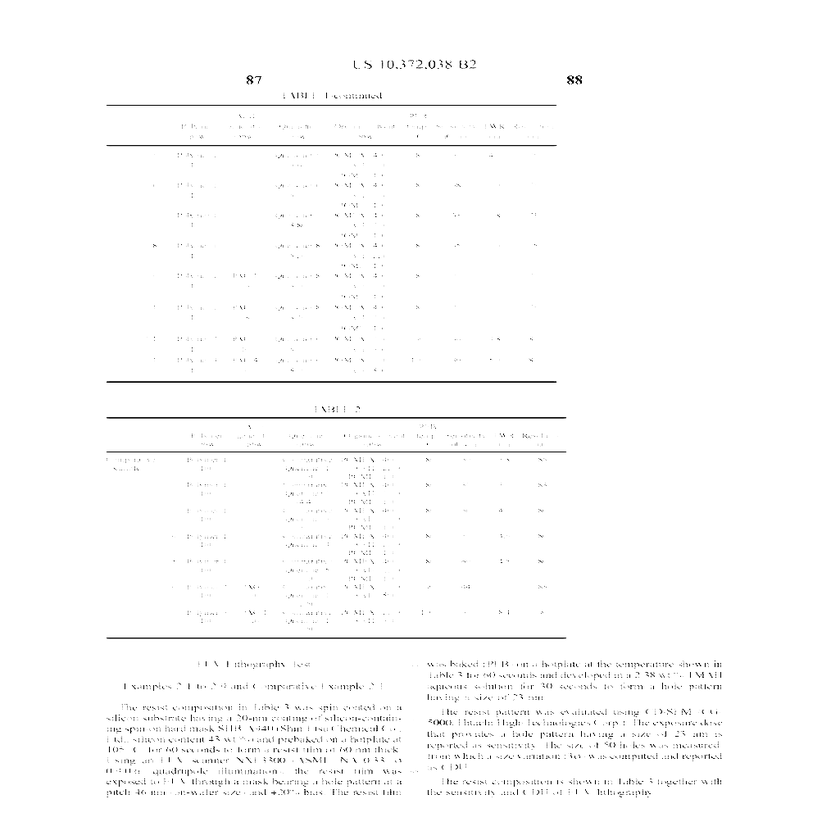
#> input picture Day 15/output/enhanced_doc_1.png, 840 x 840 px, shrunk from 1025 x 1025 before the run, given as the content of the folder /kaggle/input/datasets/sp23bse071/document/PNG, which was not available
$ jupyter execute --allow-errors 'Document Image Enhancement Tool.ipynb'
#> lines starting #> are read from the running program, lines starting #| are printed output that depends on the picture; after the words box and inside, x2 and y2 are one past the last pixel; in counts of white or black regions, pixels touching at a corner belong together; pictures that were not available may be replaced by others from this repository, and a replacement may not be noted
[cell 1]
import cv2
import numpy as np
import matplotlib.pyplot as plt
import os
import glob

[cell 2]
os.makedirs("/kaggle/working/output", exist_ok=True)
os.makedirs("/kaggle/working/comparison", exist_ok=True)

print("Output folders created successfully.")

[cell 3]
dataset_path = "/kaggle/input/datasets/sp23bse071/document/PNG"

image_paths = sorted(glob.glob(os.path.join(dataset_path, "*.png")))

print(f"Total Images Found: {len(image_paths)}")

[cell 4]
for i, path in enumerate(image_paths[:10]):
    print(f"{i+1}. {path}")

[cell 5]
image = cv2.imread(image_paths[0])
#> image is the input picture: shape (840, 840, 3); min 0, max 255, mean 251.7

image_rgb = cv2.cvtColor(image, cv2.COLOR_BGR2RGB)

plt.figure(figsize=(8,8))
plt.imshow(image_rgb)
plt.title("Sample Document")
plt.axis("off")
plt.show()

[cell 6]
# Select first 10 images
selected_images = image_paths[:10]

print("Selected Images:")

for i, path in enumerate(selected_images):
    print(f"{i+1}. {os.path.basename(path)}")

[cell 7]
plt.figure(figsize=(15, 12))

for i, path in enumerate(selected_images):
    image = cv2.imread(path)
    image = cv2.cvtColor(image, cv2.COLOR_BGR2RGB)

    plt.subplot(2, 5, i + 1)
    plt.imshow(image)
    plt.title(f"Doc {i+1}")
    plt.axis("off")

plt.tight_layout()
plt.show()

[cell 8]
# Create folder for tilted images
os.makedirs("/kaggle/working/tilted", exist_ok=True)

# Use images 6 to 10
tilted_images = selected_images[5:]

for i, path in enumerate(tilted_images):

    image = cv2.imread(path)

    h, w = image.shape[:2]

    # Original corner points
    src = np.float32([
        [0, 0],
        [w-1, 0],
        [w-1, h-1],
        [0, h-1]
    ])

    # New corner points (simulate camera tilt)
    dst = np.float32([
        [80, 120],
        [w-120, 40],
        [w-50, h-80],
        [120, h-20]
    ])

    # Perspective transformation matrix
    matrix = cv2.getPerspectiveTransform(src, dst)

    # Apply transformation
    tilted = cv2.warpPerspective(image, matrix, (w, h))

    # Save tilted image
    cv2.imwrite(f"/kaggle/working/tilted/tilted_{i+1}.png", tilted)

print("5 tilted images created successfully!")

[cell 9]
tilted_paths = sorted(glob.glob("/kaggle/working/tilted/*.png"))

plt.figure(figsize=(15, 8))

for i, path in enumerate(tilted_paths):

    image = cv2.imread(path)
    image = cv2.cvtColor(image, cv2.COLOR_BGR2RGB)

    plt.subplot(1, 5, i + 1)
    plt.imshow(image)
    plt.title(f"Tilted {i+1}")
    plt.axis("off")

plt.tight_layout()
plt.show()

[cell 10]
# Read one tilted image
image = cv2.imread(tilted_paths[0])

original = image.copy()

# Convert to grayscale
gray = cv2.cvtColor(image, cv2.COLOR_BGR2GRAY)

# Reduce noise
blur = cv2.GaussianBlur(gray, (5, 5), 0)

# Detect edges
edges = cv2.Canny(blur, 75, 200)
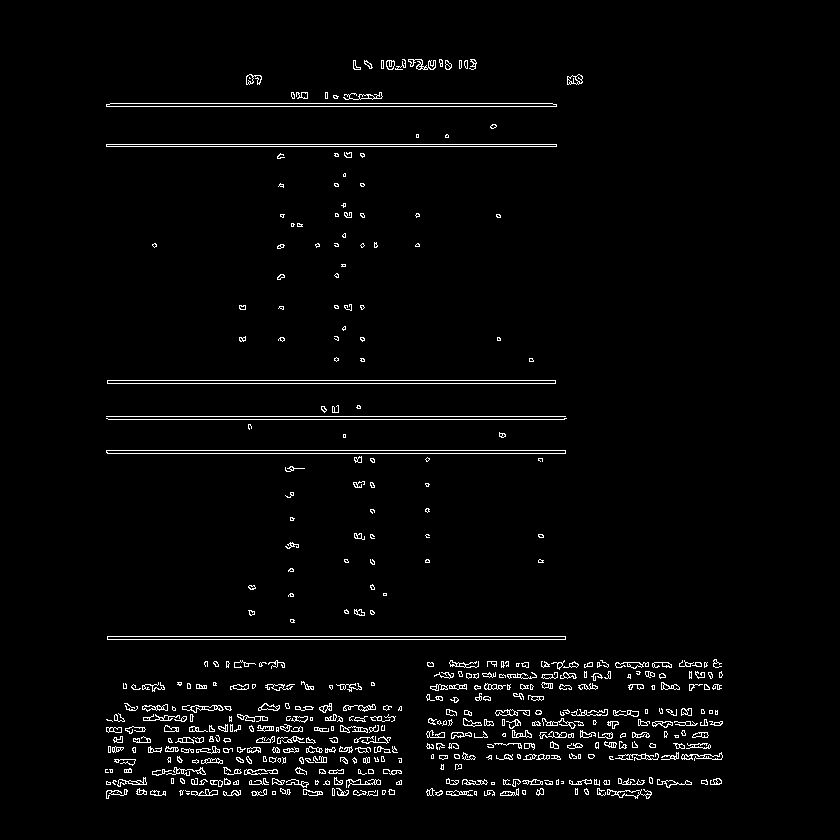
#> edges: shape (840, 840); 2.7% white in thin lines or dots, all inside (x1, y1, x2, y2) = (105, 59, 723, 799)

# Display each step
plt.figure(figsize=(15,5))

plt.subplot(1,3,1)
plt.imshow(cv2.cvtColor(original, cv2.COLOR_BGR2RGB))
plt.title("Original")
plt.axis("off")

plt.subplot(1,3,2)
plt.imshow(gray, cmap="gray")
plt.title("Grayscale")
plt.axis("off")

plt.subplot(1,3,3)
plt.imshow(edges, cmap="gray")
plt.title("Canny Edges")
plt.axis("off")

plt.show()
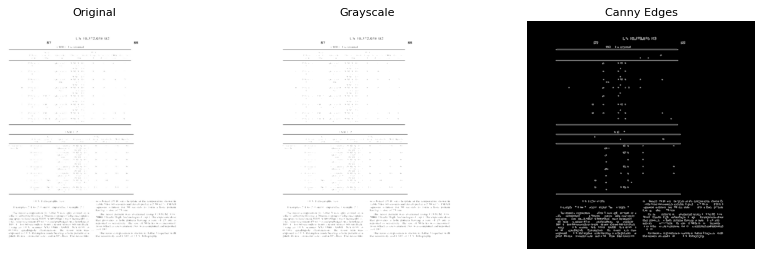
#> figure drawn by matplotlib, 3 panels

[cell 11]
# Find contours
contours, _ = cv2.findContours(edges.copy(),
                               cv2.RETR_LIST,
                               cv2.CHAIN_APPROX_SIMPLE)
#> contours = 1046 contours, 770 with area under 20; largest, box (x1, y1, x2, y2) and area: (106, 450, 566, 454) 1376, (107, 636, 566, 640) 1374, (106, 450, 566, 454) 1374, (107, 636, 566, 640) 1372, (107, 380, 556, 384) 1344

# Sort contours by area
contours = sorted(contours, key=cv2.contourArea, reverse=True)

document_contour = None

# Find the first contour with four corners
for contour in contours:

    perimeter = cv2.arcLength(contour, True)

    approx = cv2.approxPolyDP(contour,
                              0.02 * perimeter,
                              True)

    if len(approx) == 4:
        document_contour = approx
        break
#> this loop made 374 passes
#> (perimeter, document_contour) on pass 374: (20, [[381, 60], [381, 68], [383, 68], [383, 60]])

# Draw contour
output = original.copy()

cv2.drawContours(output,
                 [document_contour],
                 -1,
                 (0,255,0),
                 5)
#> output: shape (840, 840, 3); 0.02% of pixels changed, all inside (x1, y1, x2, y2) = (378, 57, 387, 72)

plt.figure(figsize=(8,8))
plt.imshow(cv2.cvtColor(output, cv2.COLOR_BGR2RGB))
plt.title("Detected Document")
plt.axis("off")
plt.show()

[cell 12]
def order_points(points):
    """
    Order points as:
    Top-Left, Top-Right, Bottom-Right, Bottom-Left
    """

    points = points.reshape(4, 2)
#> points = [[381, 60], [381, 68], [383, 68], [383, 60]]

    rect = np.zeros((4, 2), dtype="float32")

    s = points.sum(axis=1)
#> s = [441, 449, 451, 443]
    rect[0] = points[np.argmin(s)]   # Top Left
    rect[2] = points[np.argmax(s)]   # Bottom Right

    diff = np.diff(points, axis=1)
#> diff = [-321, -313, -315, -323]
    rect[1] = points[np.argmin(diff)]  # Top Right
    rect[3] = points[np.argmax(diff)]  # Bottom Left

    return rect

[cell 13]
# Order the detected corners
rect = order_points(document_contour)
#> rect = [[381, 60], [383, 60], [383, 68], [381, 68]]

(tl, tr, br, bl) = rect
#> tl = [381, 60]; tr = [383, 60]; br = [383, 68]; bl = [381, 68]

# Compute width
widthA = np.linalg.norm(br - bl)
#> widthA = 2
widthB = np.linalg.norm(tr - tl)
#> widthB = 2

maxWidth = int(max(widthA, widthB))
#> maxWidth = 2

# Compute height
heightA = np.linalg.norm(tr - br)
#> heightA = 8
heightB = np.linalg.norm(tl - bl)
#> heightB = 8

maxHeight = int(max(heightA, heightB))
#> maxHeight = 8

# Destination points
destination = np.array([
    [0, 0],
    [maxWidth - 1, 0],
    [maxWidth - 1, maxHeight - 1],
    [0, maxHeight - 1]
], dtype="float32")
#> destination = [[0, 0], [1, 0], [1, 7], [0, 7]]

# Perspective matrix
matrix = cv2.getPerspectiveTransform(rect, destination)
#> matrix = [[0.5, 9.59e-18, -190.5], [1.19e-15, 0.875, -52.5], [1.19e-17, 1.39e-17, 1]]

# Warp image
warped = cv2.warpPerspective(original,
                             matrix,
                             (maxWidth, maxHeight))

[cell 14]
plt.figure(figsize=(12,6))

plt.subplot(1,2,1)
plt.imshow(cv2.cvtColor(original, cv2.COLOR_BGR2RGB))
plt.title("Tilted Document")
plt.axis("off")

plt.subplot(1,2,2)
plt.imshow(cv2.cvtColor(warped, cv2.COLOR_BGR2RGB))
plt.title("Perspective Corrected")
plt.axis("off")

plt.tight_layout()
plt.show()
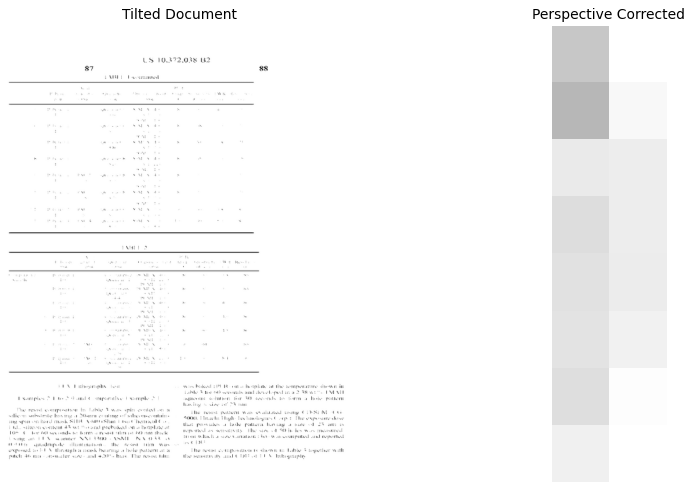
#> figure drawn by matplotlib, 2 panels

[cell 15]
def enhance_document(image):

    # Convert to grayscale
    gray = cv2.cvtColor(image, cv2.COLOR_BGR2GRAY)
#> gray = [[199, 255], [183, 248], [234, 237], [221, 237], [225, 236], [227, 241], [222, 253], [240, 255]]

    # Reduce noise
    denoised = cv2.bilateralFilter(gray, 9, 75, 75)
#> denoised = [[225, 230], [223, 229], [229, 229], [229, 232], [232, 234], [235, 236], [236, 236], [237, 237]]

    # Increase brightness and contrast
    enhanced = cv2.convertScaleAbs(
        denoised,
        alpha=1.4,   # Contrast
        beta=20       # Brightness
    )
#> enhanced = [[255, 255], [255, 255], [255, 255], [255, 255], [255, 255], [255, 255], [255, 255], [255, 255]]

    # Sharpen
    kernel = np.array([
        [0,-1,0],
        [-1,5,-1],
        [0,-1,0]
    ])

    sharpened = cv2.filter2D(enhanced, -1, kernel)
#> sharpened has the same summary as enhanced

    return sharpened

[cell 16]
enhanced = enhance_document(warped)

plt.figure(figsize=(15,5))

plt.subplot(1,3,1)
plt.imshow(cv2.cvtColor(original, cv2.COLOR_BGR2RGB))
plt.title("Original")
plt.axis("off")

plt.subplot(1,3,2)
plt.imshow(cv2.cvtColor(warped, cv2.COLOR_BGR2RGB))
plt.title("Perspective Corrected")
plt.axis("off")

plt.subplot(1,3,3)
plt.imshow(enhanced, cmap="gray")
plt.title("Enhanced")
plt.axis("off")

plt.tight_layout()
plt.show()
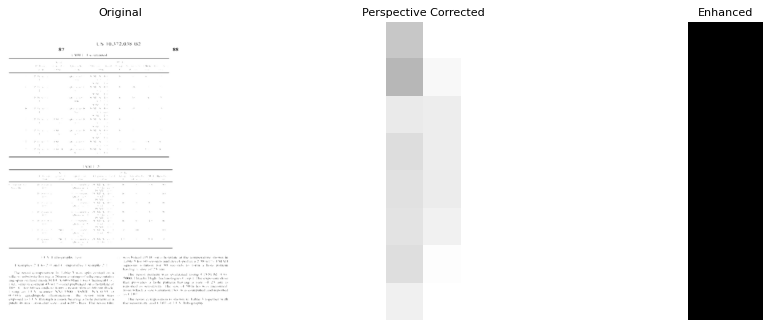
#> figure drawn by matplotlib, 3 panels

[cell 17]
for index, path in enumerate(selected_images):

    image = cv2.imread(path)
    original = image.copy()

    # ----------------------------------------------------
    # Images 1-5: Already straight
    # ----------------------------------------------------
    if index < 5:

        enhanced = enhance_document(image)
#> in enhance_document (call 2), `enhanced = cv2.convertScaleAbs( denoised, alpha=1.4,`:
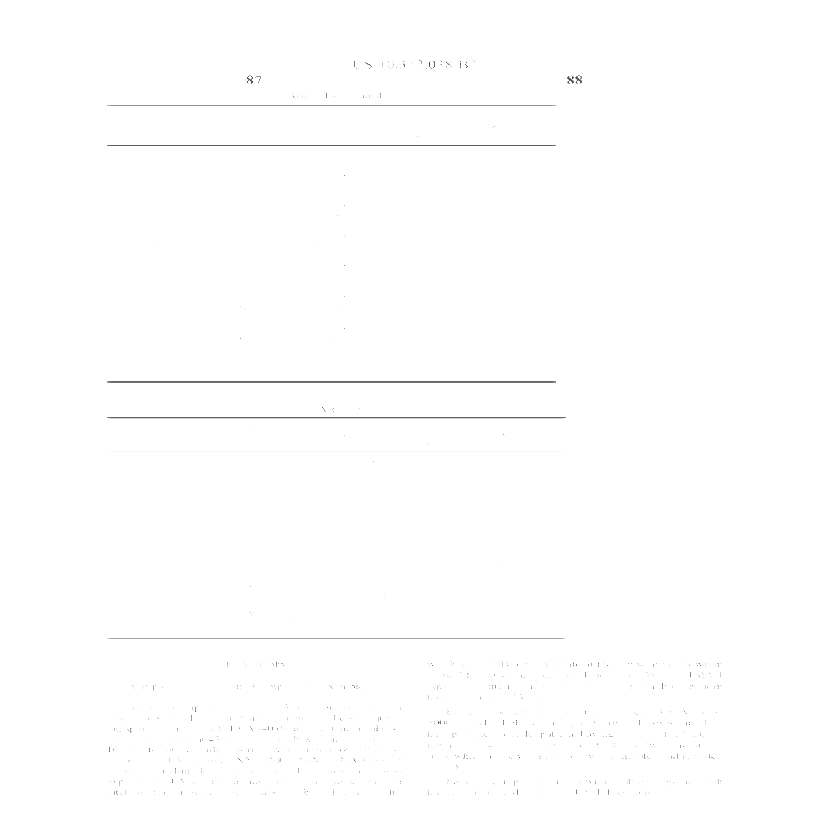
#> enhanced: shape (840, 840); min 66, max 255, mean 254.3

        cv2.imwrite(
            f"/kaggle/working/output/enhanced_doc_{index+1}.png",
            enhanced
        )

        plt.figure(figsize=(15,5))

        plt.subplot(1,2,1)
        plt.imshow(cv2.cvtColor(original, cv2.COLOR_BGR2RGB))
        plt.title("Original")

        plt.axis("off")

        plt.subplot(1,2,2)
        plt.imshow(enhanced, cmap="gray")
        plt.title("Enhanced")

        plt.axis("off")

        plt.tight_layout()

        plt.savefig(
            f"/kaggle/working/comparison/comparison_{index+1}.png"
        )

        plt.close()

    # ----------------------------------------------------
    # Images 6-10: Tilt + Correct + Enhance
    # ----------------------------------------------------
    else:

        h, w = image.shape[:2]

        src = np.float32([
            [0,0],
            [w-1,0],
            [w-1,h-1],
            [0,h-1]
        ])

        dst = np.float32([
            [80,120],
            [w-120,40],
            [w-50,h-80],
            [120,h-20]
        ])

        M = cv2.getPerspectiveTransform(src,dst)

        tilted = cv2.warpPerspective(image,M,(w,h))

        gray = cv2.cvtColor(tilted,cv2.COLOR_BGR2GRAY)
        blur = cv2.GaussianBlur(gray,(5,5),0)
        edges = cv2.Canny(blur,75,200)

        contours,_ = cv2.findContours(
            edges,
            cv2.RETR_LIST,
            cv2.CHAIN_APPROX_SIMPLE
        )

        contours = sorted(
            contours,
            key=cv2.contourArea,
            reverse=True
        )

        document = None

        for contour in contours:

            peri = cv2.arcLength(contour,True)

            approx = cv2.approxPolyDP(
                contour,
                0.02*peri,
                True
            )

            if len(approx)==4:
                document = approx
                break

        if document is None:
            print(f"Skipping {index+1}")
            continue

        rect = order_points(document)

        (tl,tr,br,bl)=rect

        widthA=np.linalg.norm(br-bl)
        widthB=np.linalg.norm(tr-tl)

        maxWidth=int(max(widthA,widthB))

        heightA=np.linalg.norm(tr-br)
        heightB=np.linalg.norm(tl-bl)

        maxHeight=int(max(heightA,heightB))

        destination=np.array([
            [0,0],
            [maxWidth-1,0],
            [maxWidth-1,maxHeight-1],
            [0,maxHeight-1]
        ],dtype="float32")

        matrix=cv2.getPerspectiveTransform(rect,destination)

        corrected=cv2.warpPerspective(
            tilted,
            matrix,
            (maxWidth,maxHeight)
        )

        enhanced=enhance_document(corrected)

        cv2.imwrite(
            f"/kaggle/working/output/enhanced_doc_{index+1}.png",
            enhanced
        )

        plt.figure(figsize=(15,5))

        plt.subplot(1,3,1)
        plt.imshow(cv2.cvtColor(tilted,cv2.COLOR_BGR2RGB))
        plt.title("Tilted")

        plt.axis("off")

        plt.subplot(1,3,2)
        plt.imshow(cv2.cvtColor(corrected,cv2.COLOR_BGR2RGB))
        plt.title("Corrected")

        plt.axis("off")

        plt.subplot(1,3,3)
        plt.imshow(enhanced,cmap="gray")
        plt.title("Enhanced")

        plt.axis("off")

        plt.tight_layout()

        plt.savefig(
            f"/kaggle/working/comparison/comparison_{index+1}.png"
        )

        plt.close()

print("Project Completed Successfully!")

$ run again, on Day 15/output/enhanced_doc_4.png
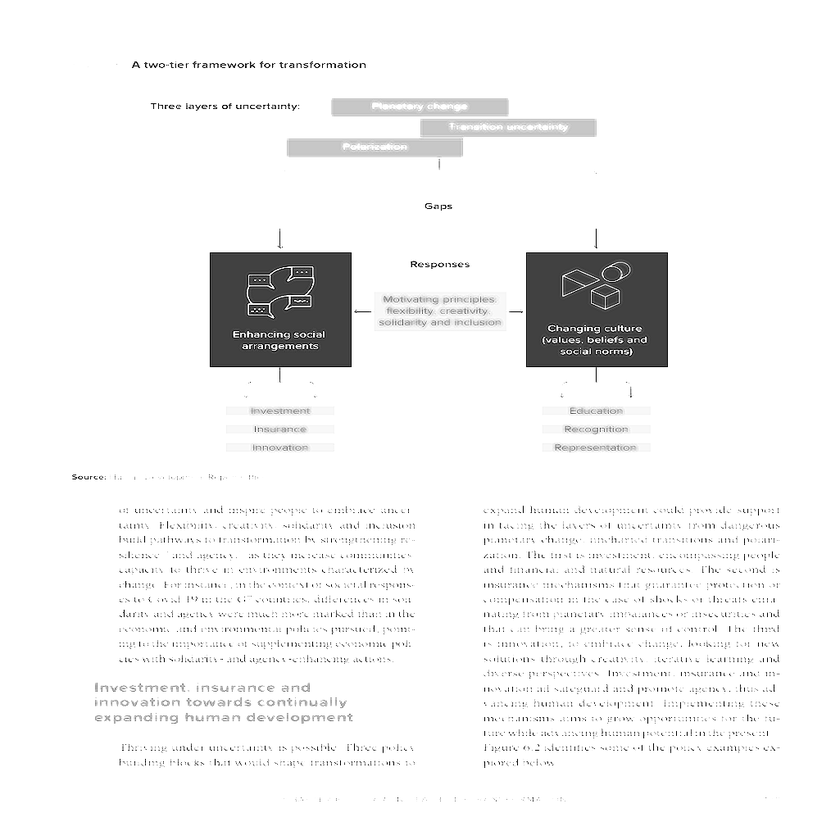
#> input picture Day 15/output/enhanced_doc_4.png, 840 x 840 px, shrunk from 1025 x 1025 before the run, given as the content of the folder /kaggle/input/datasets/sp23bse071/document/PNG, which was not available
#> image is the input picture: shape (840, 840, 3); min 0, max 255, mean 242.8
#> `edges = cv2.Canny(blur, 75, 200)`:
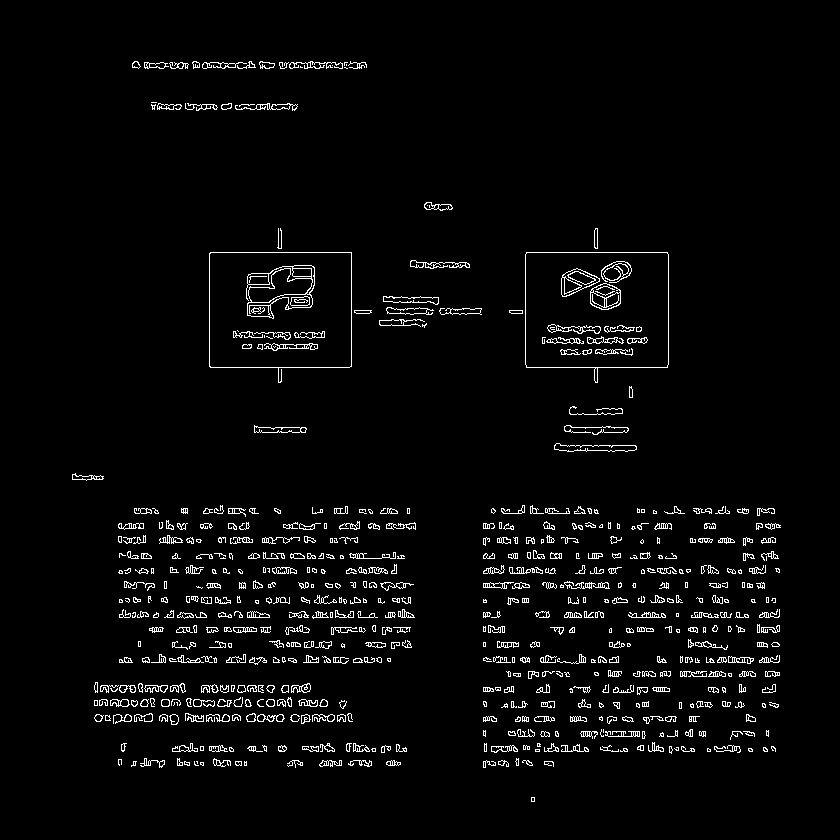
#> edges: shape (840, 840); 3.4% white in thin lines or dots, all inside (x1, y1, x2, y2) = (72, 61, 781, 802)
#> contours = 1496 contours, 1010 with area under 20; largest, box (x1, y1, x2, y2) and area: (525, 252, 669, 383) 16480, (525, 252, 669, 368) 16435, (209, 252, 352, 383) 16330, (209, 252, 352, 368) 16324, (246, 265, 315, 319) 2344
#> the loop `for contour in contours: ` made 2 passes
#> (perimeter, document_contour) on pass 2: (511.3, [[525, 254], [666, 252], [667, 366], [527, 367]])
#> output: shape (840, 840, 3); 0.5% of pixels changed, all inside (x1, y1, x2, y2) = (522, 249, 671, 371)
#> points = [[525, 254], [666, 252], [667, 366], [527, 367]]
#> s = [779, 918, 1033, 894]
#> diff = [-271, -414, -301, -160]
#> rect = [[525, 254], [666, 252], [667, 366], [527, 367]]
#> tl = [525, 254]; tr = [666, 252]; br = [667, 366]; bl = [527, 367]
#> widthA = 140
#> widthB = 141
#> heightA = 114
#> heightB = 113
#> maxHeight = 114
#> destination = [[0, 0], [140, 0], [140, 113], [0, 113]]
#> matrix = [[1.02, -0.018, -529.6], [0.0143, 1.01, -263.7], [6.24e-05, -6.54e-05, 1]]
#> denoised: shape (840, 840)
#> in enhance_document (call 2), `enhanced = cv2.convertScaleAbs( denoised, alpha=1.4,`:
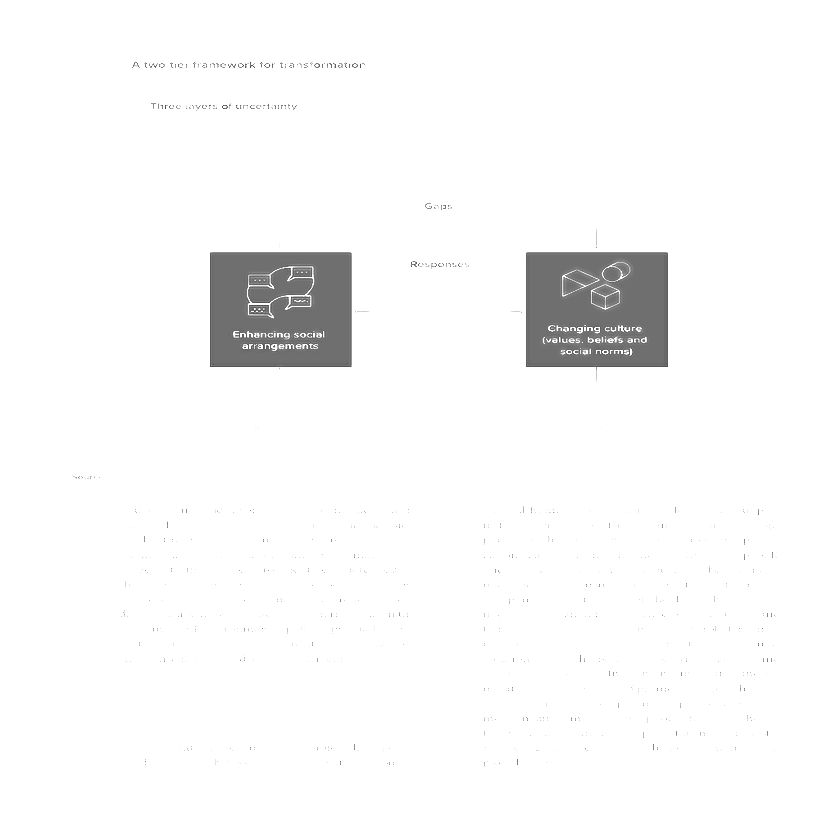
#> enhanced: shape (840, 840); min 68, max 255, mean 248.5
#> sharpened: shape (840, 840)
